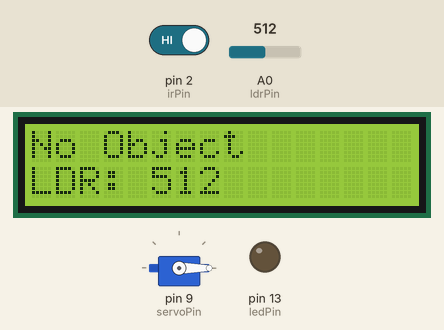
The sketch below on a simulated Arduino Uno, built with avr-gcc and run on an emulated ATmega328P. On the bench: servo, 16×2 character LCD, output pins drawn as LEDs (lit = HIGH). Dashed ring = blinking. Inputs (shaded band) come from the test bench; at power-on: pin 2 (irPin) HIGH, A0 (ldrPin) = 512.

Above: at 2.2 s.
2.3 s: pin 2 (irPin) driven LOW
At 2.64 s:
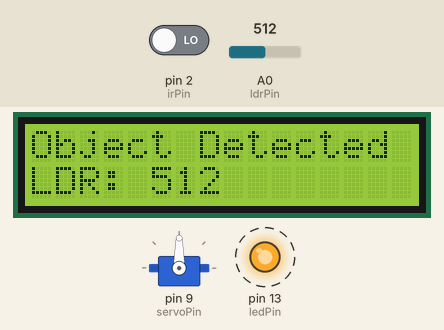
4.7 s: A0 (ldrPin) set to 716
At 5.69 s:
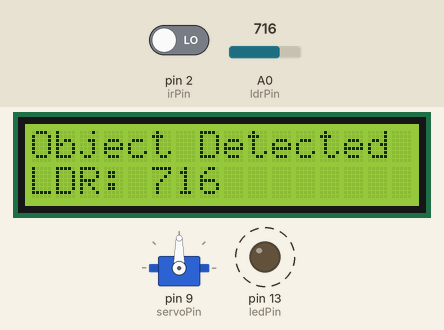
6.5 s: A0 (ldrPin) set to 900
At 7.39 s:
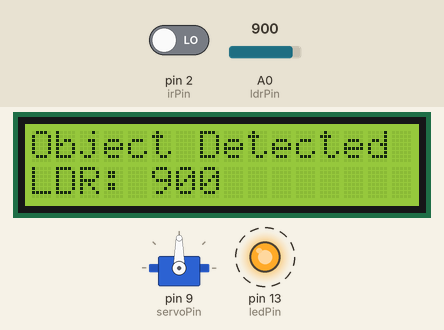
8.5 s: pin 2 (irPin) driven HIGH
At 10.3 s:
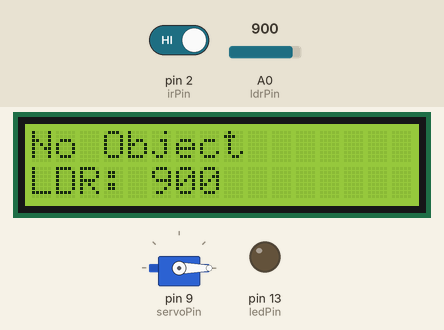
10.6 s: A0 (ldrPin) set to 1023
At 11.2 s:
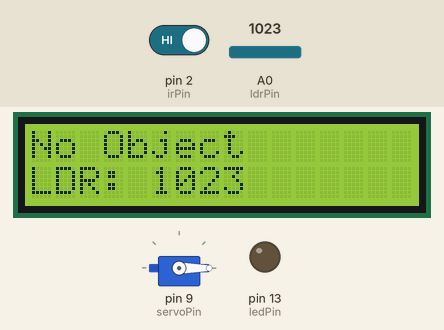
Timing chart, 0 to 13.1 s (numbered marks = the images above; inputs shaded):
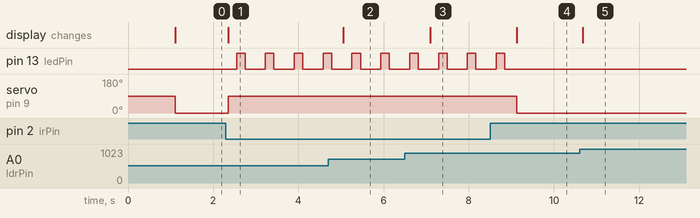

Measured:
- after the input at 2.3 s, pin 13 (ledPin): alternates HIGH for 0.20 s and LOW for 0.48 s, starting after 0.25 s; servo on pin 9 (servoPin): 0° → 90° after 0.05 s; the display: changes after 0.05 s (image 1)
- after the input at 4.7 s, the display: changes after 0.36 s (image 2)
- after the input at 6.5 s, the display: changes after 0.59 s (image 3)
- after the input at 8.5 s, pin 13 (ledPin): goes on until 8.8 s, then stays LOW; servo on pin 9 (servoPin): 90° → 0° after 0.62 s; the display: changes after 0.62 s (image 4)
- after the input at 10.6 s, the display: changes after 0.08 s (image 5)

The sketch:

Smart_object_detection.ino
```cpp
#include <Wire.h>
#include <LiquidCrystal_I2C.h>
#include <Servo.h>

LiquidCrystal_I2C lcd(0x27, 16, 2);
Servo myServo;

// PIN DEFINITIONS
int irPin = 2;        // IR sensor output
int servoPin = 9;     // Servo signal
int ledPin = 13;      // LED output
int ldrPin = A0;      // LDR input

void setup() {
  pinMode(irPin, INPUT);
  pinMode(ledPin, OUTPUT);
  pinMode(ldrPin, INPUT);

  myServo.attach(servoPin);

  lcd.init();
  lcd.backlight();
  lcd.clear();
  lcd.setCursor(0, 0);
  lcd.print("System Ready");
  delay(1000);

  myServo.write(0);  // Servo default at 0 degrees
}

void loop() {
  int irValue = digitalRead(irPin);
  int ldrValue = analogRead(ldrPin);

  // Display LDR value on LCD second line
  lcd.setCursor(0, 1);
  lcd.print("LDR: ");
  lcd.print(ldrValue);
  lcd.print("    ");   // Clear remains

  // IR detection logic
  if (irValue == LOW) {
    // Object detected
    lcd.setCursor(0, 0);
    lcd.print("Object Detected ");

    myServo.write(90);
    delay(200);

    // LED blinking when object present
    digitalWrite(ledPin, HIGH);
    delay(200);
    digitalWrite(ledPin, LOW);
    delay(200);
  }
  else {
    // No object
    lcd.setCursor(0, 0);
    lcd.print("No Object       ");

    myServo.write(0);
    digitalWrite(ledPin, LOW); // LED OFF
  }

  delay(50);
}
```
